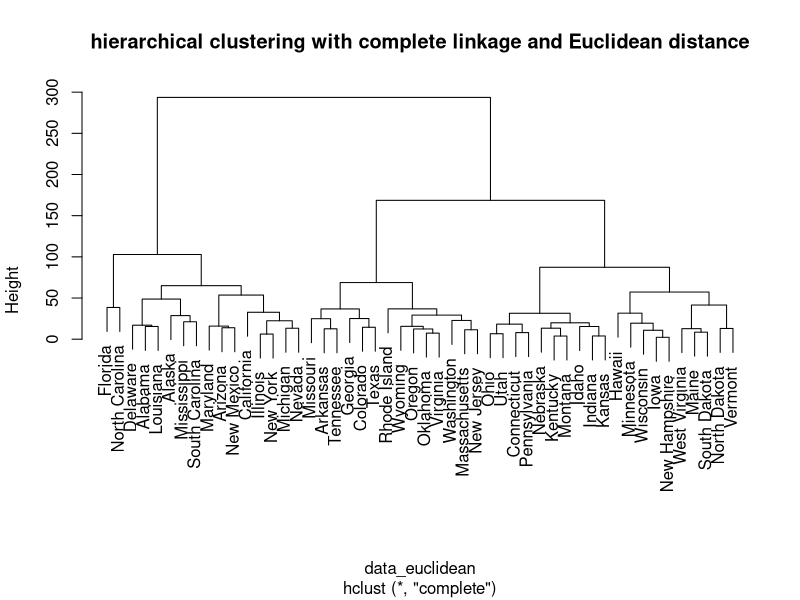

Recreate this plot in R.
## ---- chunk 1
data("USArrests")
data_sets <- USArrests 

data_euclidean <-dist(data_sets, method = "euclidean")

#hierarchical clustering
euclidean_cluster <- hclust(data_euclidean, method="complete")

#cluster the states
plot(euclidean_cluster, main="hierarchical clustering with complete linkage and Euclidean distance")


